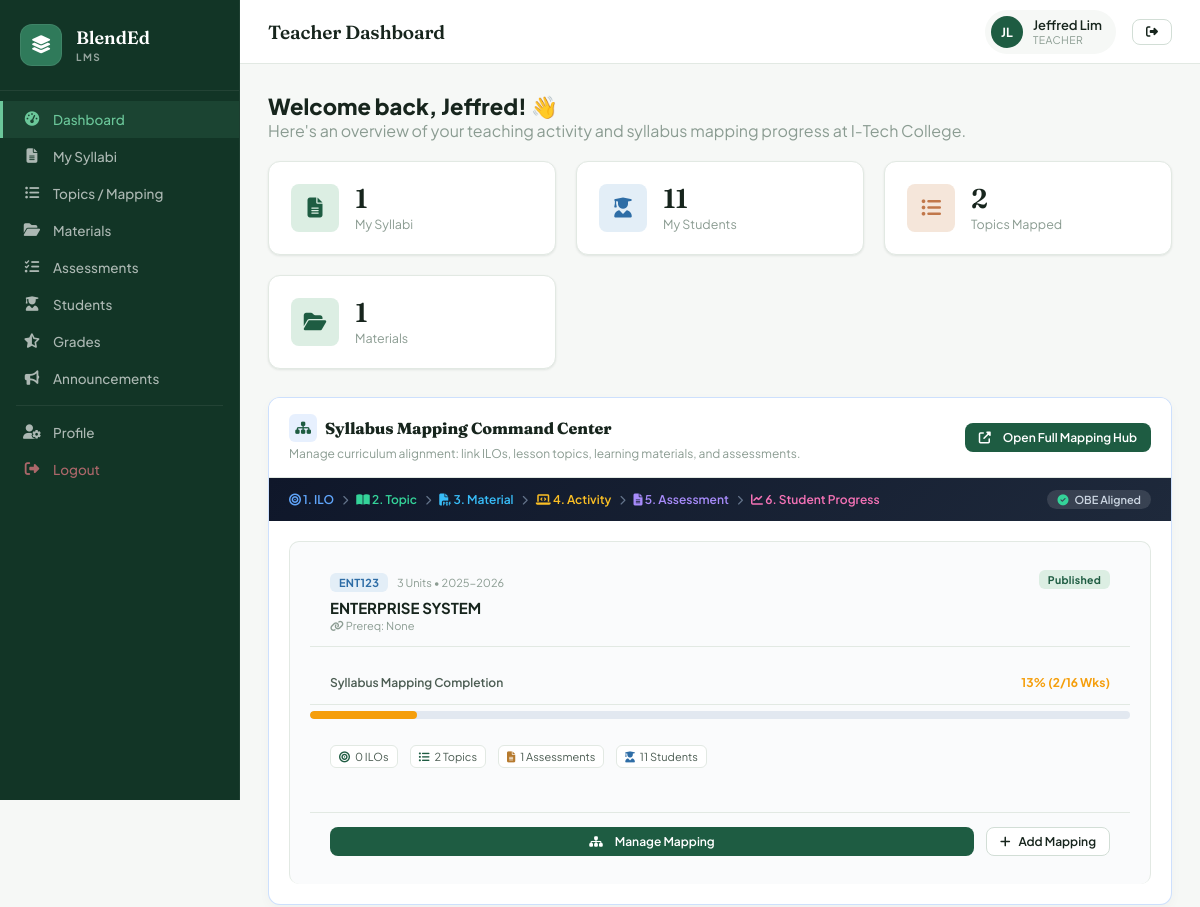
Page /teacher/dashboard.php (signed in, upper part) on the earlier database version.
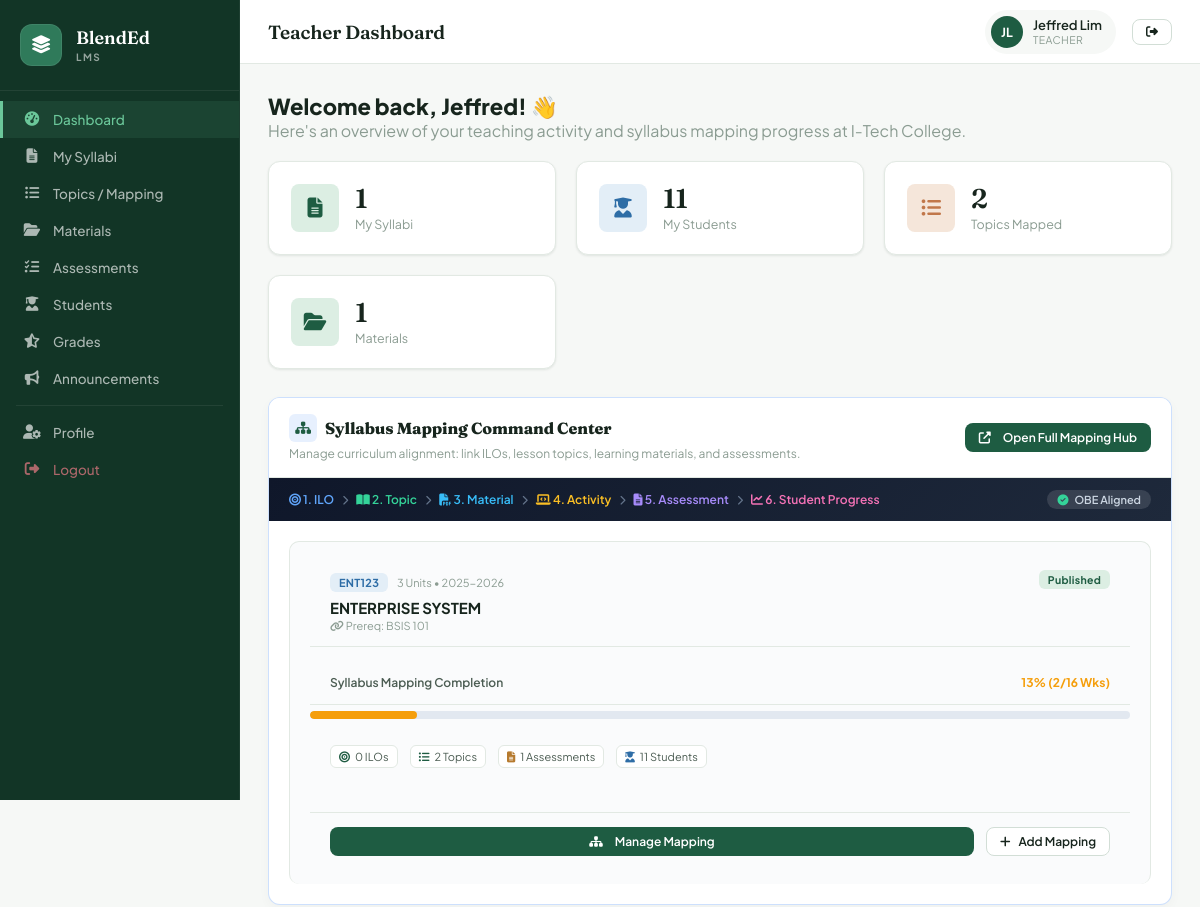
Same page on the later database version.
### tables this page shows
CREATE TABLE `syllabi` (
  `id` int NOT NULL AUTO_INCREMENT,
  `course_id` int NOT NULL,
  `teacher_id` int NOT NULL,
  `academic_year` varchar(20) NOT NULL,
  `semester` enum('1st','2nd','Summer') NOT NULL,
  `section_name` varchar(100) DEFAULT NULL,
  `course_description` text,
  `course_outcomes` text,
  `grading_system` text,
  `status` enum('draft','published','archived') DEFAULT 'draft',
  `image_path` varchar(255) DEFAULT NULL,
  `external_url` varchar(500) DEFAULT NULL,
  `created_at` timestamp NOT NULL DEFAULT CURRENT_TIMESTAMP,
  `updated_at` timestamp NOT NULL DEFAULT CURRENT_TIMESTAMP ON UPDATE CURRENT_TIMESTAMP,
  PRIMARY KEY (`id`),
  KEY `course_id` (`course_id`),
  KEY `teacher_id` (`teacher_id`),
  CONSTRAINT `syllabi_ibfk_1` FOREIGN KEY (`course_id`) REFERENCES `courses` (`id`) ON DELETE CASCADE,
  CONSTRAINT `syllabi_ibfk_2` FOREIGN KEY (`teacher_id`) REFERENCES `users` (`id`) ON DELETE CASCADE
);

CREATE TABLE `courses` (
  `id` int NOT NULL AUTO_INCREMENT,
  `department_id` int NOT NULL,
  `course_code` varchar(20) NOT NULL,
  `course_name` varchar(150) NOT NULL,
  `description` text,
  `units` int DEFAULT '3',
  `prerequisite` varchar(255) DEFAULT 'None',
  `year_level` int DEFAULT '1',
  `semester` enum('1st','2nd','Summer') DEFAULT '1st',
  `status` enum('active','inactive') DEFAULT 'active',
  `created_at` timestamp NOT NULL DEFAULT CURRENT_TIMESTAMP,
  PRIMARY KEY (`id`),
  UNIQUE KEY `course_code` (`course_code`),
  KEY `department_id` (`department_id`),
  CONSTRAINT `courses_ibfk_1` FOREIGN KEY (`department_id`) REFERENCES `departments` (`id`) ON DELETE CASCADE
);

### teacher/dashboard.php (the view, shortened to what the changed rows need)
<?php
require_once '../includes/config.php';
$tid = $_SESSION['user_id'];
$mappingSyllabi = $conn->query("SELECT s.*, c.course_name, c.course_code, c.units, c.prerequisite,
    (SELECT COUNT(*) FROM syllabus_topics st WHERE st.syllabus_id=s.id) as topic_count,
    (SELECT COUNT(DISTINCT ilo_code) FROM syllabus_topics st WHERE st.syllabus_id=s.id AND ilo_code IS NOT NULL AND ilo_code != '') as ilo_count,
    (SELECT COUNT(*) FROM learning_materials lm WHERE lm.syllabus_id=s.id) as material_count,
    (SELECT COUNT(*) FROM assessments a WHERE a.syllabus_id=s.id) as assessment_count,
    (SELECT COUNT(*) FROM enrollments e WHERE e.syllabus_id=s.id AND e.status='enrolled') as student_count
    FROM syllabi s
    JOIN courses c ON s.course_id=c.id
    WHERE s.teacher_id=$tid
    ORDER BY s.created_at DESC");
$mappingList = [];
while ($row = $mappingSyllabi->fetch_assoc()) {
    $mappingList[] = $row;
}
?>
<?php require_once '../includes/header.php'; ?>
<div class="app-layout">
<div class="main-content">
<div class="page-content">
<div style="margin-bottom:20px">
    <h2 style="font-size:22px;font-weight:800">Welcome back, <?= htmlspecialchars(preg_split('/[\s,]+/', trim($_SESSION['full_name'] ?? 'Teacher'))[0]) ?>! 👋</h2>
</div>
<div class="card" style="margin-bottom:24px;border:1px solid rgba(59,130,246,0.25);box-shadow:0 4px 12px rgba(0,0,0,0.03)">
    <div class="card-body" style="padding:20px">
        <?php if (empty($mappingList)): ?>
            <div style="padding:32px;text-align:center;color:var(--text3)">
                <i class="fas fa-sitemap" style="font-size:36px;margin-bottom:12px;display:block;opacity:0.4"></i>
                No courses assigned yet. Contact your administrator to assign subjects.
            </div>
        <?php else: ?>
            <div style="display:grid;grid-template-columns:repeat(auto-fit, minmax(360px, 1fr));gap:16px">
                <?php foreach ($mappingList as $ms):
                    $targetWeeks = 16;
                    $percent = min(100, round(($ms['topic_count'] / $targetWeeks) * 100));
                    $progressColor = $percent >= 80 ? '#10b981' : ($percent >= 40 ? '#3b82f6' : '#f59e0b');
                ?>
                <div style="border:1px solid var(--border);border-radius:10px;padding:16px;background:#fafbfc;transition:all 0.2s ease;display:flex;flex-direction:column;justify-content:space-between">
                    <div>
                        <div style="display:flex;align-items:flex-start;justify-content:space-between;gap:8px;margin-bottom:8px">
                            <div>
                                <span class="badge badge-blue" style="font-size:11px;font-weight:700"><?= htmlspecialchars($ms['course_code']) ?></span>
                                <span style="font-size:11px;color:var(--text3);margin-left:6px"><?= $ms['units'] ?? 3 ?> Units &bull; <?= htmlspecialchars($ms['academic_year'] ?? '2024-2025') ?></span>
                                <h4 style="font-size:15px;font-weight:700;margin:6px 0 2px;color:var(--text)"><?= htmlspecialchars($ms['course_name']) ?></h4>
                                <?php if (!empty($ms['prerequisite'])): ?>
                                    <div style="font-size:11px;color:var(--text3)"><i class="fas fa-link"></i> Prereq: <?= htmlspecialchars($ms['prerequisite']) ?></div>
                                <?php endif; ?>
                            </div>
                            <span class="badge <?= $ms['status']==='published'?'badge-green':'badge-gray' ?>" style="text-transform:capitalize">
                                <?= $ms['status'] ?>
                            </span>
                        </div>
                        <div style="margin:14px 0 12px">
                            <div style="display:flex;justify-content:space-between;align-items:center;font-size:12px;margin-bottom:6px">
                                <span style="font-weight:600;color:var(--text2)">Syllabus Mapping Completion</span>
                                <strong style="color:<?= $progressColor ?>"><?= $percent ?>% (<?= $ms['topic_count'] ?>/<?= $targetWeeks ?> Wks)</strong>
                            </div>
                            <div style="height:8px;background:#e2e8f0;border-radius:4px;overflow:hidden">
                                <div style="width:<?= $percent ?>%;height:100%;background:<?= $progressColor ?>;border-radius:4px;transition:width 0.4s ease"></div>
                            </div>
                        </div>
                        <div style="display:flex;flex-wrap:wrap;gap:8px;margin-bottom:14px">
                            <span style="font-size:11px;background:#fff;border:1px solid var(--border);padding:4px 8px;border-radius:6px;color:var(--text2)">
                                <i class="fas fa-bullseye" style="color:var(--primary);margin-right:3px"></i> <?= $ms['ilo_count'] ?> ILOs
                            </span>
                            <span style="font-size:11px;background:#fff;border:1px solid var(--border);padding:4px 8px;border-radius:6px;color:var(--text2)">
                                <i class="fas fa-list-ul" style="color:var(--success);margin-right:3px"></i> <?= $ms['topic_count'] ?> Topics
                            </span>
                            <span style="font-size:11px;background:#fff;border:1px solid var(--border);padding:4px 8px;border-radius:6px;color:var(--text2)">
                                <i class="fas fa-file-alt" style="color:var(--warning);margin-right:3px"></i> <?= $ms['assessment_count'] ?> Assessments
                            </span>
                            <span style="font-size:11px;background:#fff;border:1px solid var(--border);padding:4px 8px;border-radius:6px;color:var(--text2)">
                                <i class="fas fa-user-graduate" style="color:var(--info);margin-right:3px"></i> <?= $ms['student_count'] ?> Students
                            </span>
                        </div>
                    </div>
                    <div style="display:flex;gap:8px;border-top:1px solid var(--border);padding-top:12px;margin-top:4px">
                        <a href="topics.php?syl_id=<?= $ms['id'] ?>" class="btn btn-primary btn-sm" style="flex:1;text-align:center;justify-content:center">
                            <i class="fas fa-sitemap" style="margin-right:4px"></i> Manage Mapping
                        </a>
                        <a href="syllabus_edit.php?id=<?= $ms['id'] ?>" class="btn btn-secondary btn-sm" title="Add Mapping Entry / Edit Syllabus">
                            <i class="fas fa-plus"></i> Add Mapping
                        </a>
                    </div>
                </div>
                <?php endforeach; ?>
            </div>
        <?php endif; ?>
    </div>
</div>
</div></div></div>
</body></html>

Differences in the rows shown:
changed through a linked row, syllabi "Published": course.prerequisite "None" → "BSIS 101"
